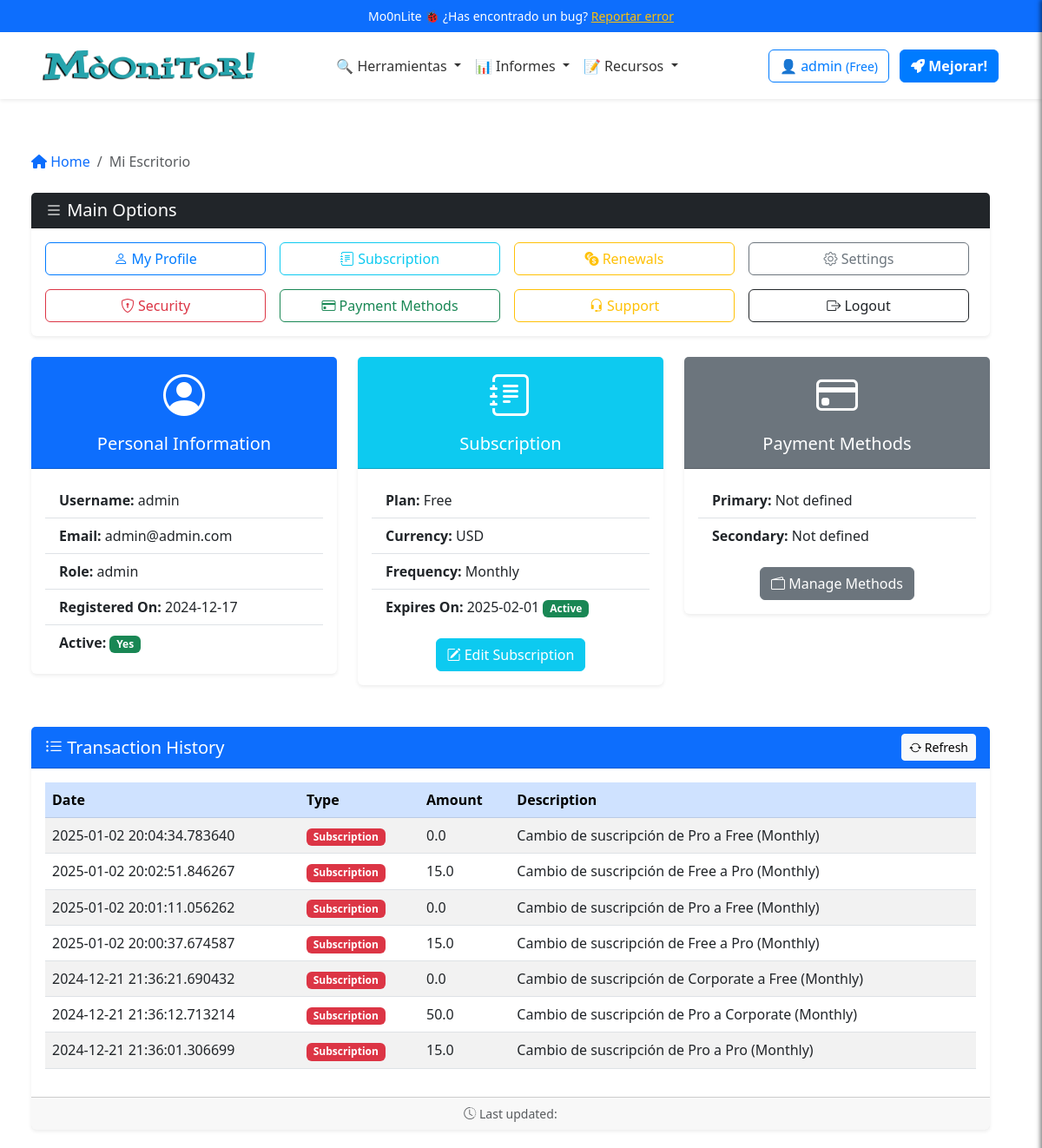
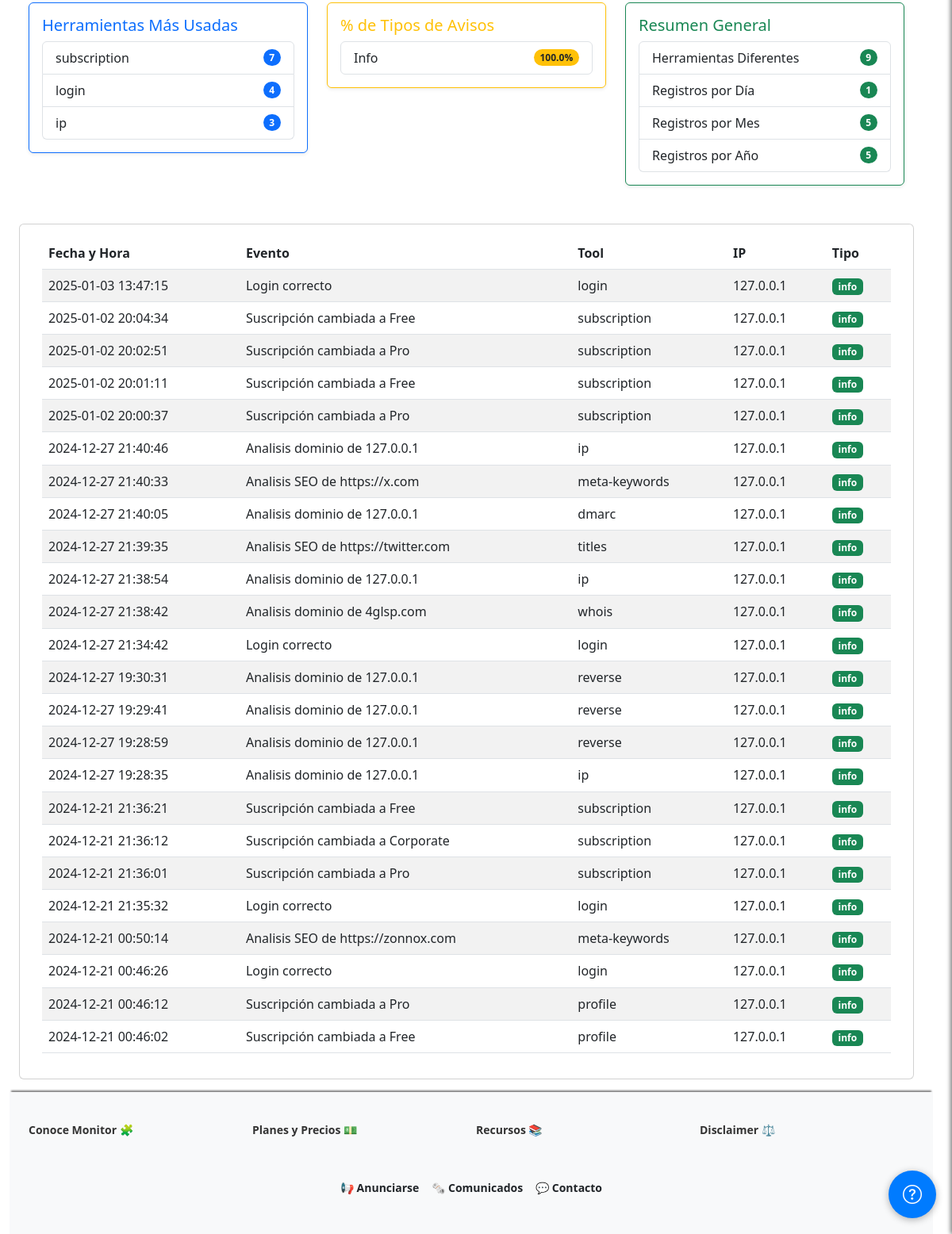
The page /dashboard (signed in) on the database its author committed (2 pictures, top to bottom).
### app/models/user_model.py (models this page shows, shortened)
class Users(UserMixin, db.Model):
    __tablename__ = 'Users'
    id = db.Column(db.Integer, primary_key=True)
    username = db.Column(db.String(80), unique=True, nullable=False)
    email = db.Column(db.String(120), unique=True, nullable=False)
    password_hash = db.Column(db.String(255), nullable=False)
    token = db.Column(db.String(255), index=True, unique=True)
    active = db.Column(db.Boolean, default=False)
    registered_on = db.Column(db.DateTime, nullable=False, default=datetime.datetime.utcnow)
    config = db.Column(JSONType)
    role = db.Column(db.String(20), nullable=False, default='usuario')
    subscription_plan = db.Column(Enum('Free', 'Pro', 'Corporate', name='subscription_plans'), default='Free')
    subscription_currency = db.Column(db.String(3), default='USD')  # ISO currency codes (e.g., USD, EUR)
    subscription_expiration = db.Column(db.DateTime, nullable=True)
    subscription_frequency = db.Column(Enum('Monthly', 'Annually', name='subscription_frequency'), default='Monthly')
    primary_payment = db.Column(JSONType, nullable=True)  # IBAN, SWIFT, etc.
    secondary_payment = db.Column(JSONType, nullable=True)
    transactions = db.relationship('Transaction', backref='user', lazy=True)
    def is_subscription_active(self):
        if not self.subscription_expiration:
            return False
        return self.subscription_expiration > datetime.datetime.utcnow()

class Transaction(db.Model):
    __tablename__ = 'Transactions'
    id = db.Column(db.Integer, primary_key=True)
    user_id = db.Column(db.Integer, db.ForeignKey('Users.id'), nullable=False)
    amount = db.Column(db.Float, nullable=False)
    transaction_type = db.Column(db.String(50), nullable=False)  # payment, refund, etc.
    description = db.Column(db.String(255), nullable=True)
    timestamp = db.Column(db.DateTime, nullable=False, default=datetime.datetime.utcnow)

class UserLog(db.Model):
    __tablename__ = 'UserLogs'
    id = db.Column(db.Integer, primary_key=True)
    user_id = db.Column(db.Integer, db.ForeignKey('Users.id'), nullable=False)
    username = db.Column(db.String(80), nullable=False)
    event = db.Column(db.String(255), nullable=False)  # Description of the event
    tool = db.Column(db.String(255), nullable=False)  # Tool used
    timestamp = db.Column(db.DateTime, nullable=False, default=datetime.datetime.utcnow)
    ip_address = db.Column(db.String(45), nullable=False)  # Supports IPv4/IPv6
    log_type = db.Column(Enum('info', 'warn', 'err', name='log_types'), nullable=False)

### app/controllers/main_controller.py (the view)
@app.route('/dashboard')
@login_required
def dashboard():
        breadcrumbs = [{'url': '/dashboard', 'text': 'Mi Escritorio'}]
        logs = UserLog.query.filter_by(user_id=current_user.id).order_by(UserLog.timestamp.desc()).all()
        stats = calculate_log_statistics(logs)
        user = Users.query.filter_by(id=current_user.id).first()
        logs = UserLog.query.filter_by(user_id=current_user.id).order_by(UserLog.timestamp.desc()).all()
        transactions = Transaction.query.filter_by(user_id=current_user.id).order_by(Transaction.timestamp.desc()).all()
        return render_template('dashboard.html',
                               logs=logs,
                               transactions = transactions,
                               user=user,
                               breadcrumbs=breadcrumbs,
                               stats=stats)

### app/templates/dashboard.html (shortened to what this page needs)
{% extends "base.html" %}
{% block content %}
{% include 'inc/breadcrumbs.html' %}
<div class="row">
  <div class="col-12 mb-4">
    <div class="card shadow-sm border-0">
      <div class="card-header bg-dark text-white d-flex justify-content-between align-items-center">
        <h2 class="h5 mb-0"><i class="bi bi-list"></i> Main Options</h2>
      </div>
      <div class="card-body">
        <div class="row row-cols-2 row-cols-md-4 g-3 text-center">
          <div class="col">
            <a href="{{ url_for('profile') }}" class="btn btn-outline-primary w-100">
              <i class="bi bi-person"></i> My Profile
            </a>
          </div>
          <div class="col">
            <a href="{{ url_for('edit_subscription') }}" class="btn btn-outline-info w-100">
              <i class="bi bi-journal-text"></i> Subscription
            </a>
          </div>
          <div class="col">
            <a href="{{ url_for('transaction_history') }}" class="btn btn-outline-warning w-100">
              <i class="bi bi-currency-exchange"></i> Renewals
            </a>
          </div>
          <div class="col">
            <a href="{{ url_for('configuracion') }}" class="btn btn-outline-secondary w-100">
              <i class="bi bi-gear"></i> Settings
            </a>
          </div>
          <div class="col">
            <a href="{{ url_for('change_password') }}" class="btn btn-outline-danger w-100">
              <i class="bi bi-shield-lock"></i> Security
            </a>
          </div>
          <div class="col">
            <a href="{{ url_for('edit_payment_methods') }}" class="btn btn-outline-success w-100">
              <i class="bi bi-credit-card"></i> Payment Methods
            </a>
          </div>
          <div class="col">
            <a href="#" class="btn btn-outline-warning w-100">
              <i class="bi bi-headset"></i> Support
            </a>
          </div>
          <div class="col">
            <a href="{{ url_for('logout') }}" class="btn btn-outline-dark w-100">
              <i class="bi bi-box-arrow-right"></i> Logout
            </a>
          </div>
        </div>
      </div>
    </div>
  </div>
</div>
<div class="row mb-4">
  <div class="col-md-4 mb-4">
    <div class="card shadow-sm border-0">
      <div class="card-header bg-primary text-white text-center">
        <i class="bi bi-person-circle" style="font-size: 3rem;"></i>
        <h5 class="mt-2">Personal Information</h5>
      </div>
      <div class="card-body">
        <ul class="list-group list-group-flush">
          <li class="list-group-item"><strong>Username:</strong> {{ user.username }}</li>
          <li class="list-group-item"><strong>Email:</strong> {{ user.email }}</li>
          <li class="list-group-item"><strong>Role:</strong> {{ user.role }}</li>
          <li class="list-group-item"><strong>Registered On:</strong> {{ user.registered_on.strftime('%Y-%m-%d') }}</li>
          <li class="list-group-item">
            <strong>Active:</strong>
            {% if user.active %}
            <span class="badge bg-success">Yes</span>
            {% else %}
            <span class="badge bg-danger">No</span>
            {% endif %}
          </li>
        </ul>
      </div>
    </div>
  </div>
  <div class="col-md-4 mb-4">
    <div class="card shadow-sm border-0">
      <div class="card-header bg-info text-white text-center">
        <i class="bi bi-journal-text" style="font-size: 3rem;"></i>
        <h5 class="mt-2">Subscription</h5>
      </div>
      <div class="card-body">
        <ul class="list-group list-group-flush">
          <li class="list-group-item"><strong>Plan:</strong> {{ user.subscription_plan }}</li>
          <li class="list-group-item"><strong>Currency:</strong> {{ user.subscription_currency }}</li>
          <li class="list-group-item"><strong>Frequency:</strong> {{ user.subscription_frequency }}</li>
          <li class="list-group-item">
            <strong>Expires On:</strong>
            {% if user.subscription_expiration %}
            {{ user.subscription_expiration.strftime('%Y-%m-%d') }}
            {% if user.is_subscription_active() %}
            <span class="badge bg-success">Active</span>
            {% else %}
            <span class="badge bg-danger">Expired</span>
            {% endif %}
            {% else %}
            No subscription
            {% endif %}
          </li>
        </ul>
        <div class="mt-3 text-center">
          <a href="{{ url_for('edit_subscription') }}" class="btn btn-info text-white">
            <i class="bi bi-pencil-square"></i> Edit Subscription
          </a>
        </div>
      </div>
    </div>
  </div>
  <div class="col-md-4 mb-4">
    <div class="card shadow-sm border-0">
      <div class="card-header bg-secondary text-white text-center">
        <i class="bi bi-credit-card" style="font-size: 3rem;"></i>
        <h5 class="mt-2">Payment Methods</h5>
      </div>
      <div class="card-body">
        <ul class="list-group list-group-flush">
          <li class="list-group-item"><strong>Primary:</strong> {{ user.primary_payment.method if user.primary_payment
            else 'Not defined' }}</li>
          <li class="list-group-item"><strong>Secondary:</strong> {{ user.secondary_payment.method if
            user.secondary_payment else 'Not defined' }}</li>
        </ul>
        <div class="mt-3 text-center">
          <a href="#" class="btn btn-secondary text-white">
            <i class="bi bi-wallet2"></i> Manage Methods
          </a>
        </div>
      </div>
    </div>
  </div>
</div>
<div class="row mb-4">
  <div class="_col-lg-10">
    <div class="card shadow-sm border-0">
      <div class="card-header bg-primary text-white d-flex justify-content-between align-items-center">
        <h2 class="h5 mb-0"><i class="bi bi-list-ul"></i> Transaction History</h2>
        <button class="btn btn-light btn-sm">
          <i class="bi bi-arrow-repeat"></i> Refresh
        </button>
      </div>
      <div class="card-body">
        {% if transactions %}
        <table id="transactionsTable" class="table table-striped table-hover align-middle">
          <thead class="table-primary">
            <tr>
              <th scope="col">Date</th>
              <th scope="col">Type</th>
              <th scope="col">Amount</th>
              <th scope="col">Description</th>
            </tr>
          </thead>
          <tbody>
            {% for transaction in transactions %}
            <tr>
              <td>{{ transaction.timestamp }}</td>
              <td>
                <span
                  class="badge {% if transaction.transaction_type == 'Credit' %}bg-success{% else %}bg-danger{% endif %}">
                  {{ transaction.transaction_type }}
                </span>
              </td>
              <td>{{ transaction.amount }}</td>
              <td>{{ transaction.description }}</td>
            </tr>
            {% endfor %}
          </tbody>
        </table>
        {% else %}
        <div class="alert alert-warning text-center" role="alert">
          <i class="bi bi-info-circle"></i> No transactions found.
        </div>
        {% endif %}
      </div>
      <div class="card-footer text-muted small text-center">
        <i class="bi bi-clock-history"></i> Last updated: {{ current_time }}
      </div>
    </div>
  </div>
</div>
<div class="row mb-4">
  <div class="col-md-4 mb-4">
    <div class="card border-primary shadow-sm">
      <div class="card-body">
        <h5 class="card-title text-primary">Herramientas Más Usadas</h5>
        <ul class="list-group">
          {% for tool, count in stats['most_used_tools'] %}
          <li class="list-group-item d-flex justify-content-between align-items-center">
            {{ tool }}
            <span class="badge bg-primary rounded-pill">{{ count }}</span>
          </li>
          {% endfor %}
        </ul>
      </div>
    </div>
  </div>
  <div class="col-md-4 mb-4">
    <div class="card border-warning shadow-sm">
      <div class="card-body">
        <h5 class="card-title text-warning">% de Tipos de Avisos</h5>
        <ul class="list-group">
          {% for log_type, percentage in stats['log_type_percentages'].items() %}
          <li class="list-group-item d-flex justify-content-between align-items-center">
            {{ log_type | capitalize }}
            <span class="badge bg-warning text-dark rounded-pill">{{ percentage|round(2) }}%</span>
          </li>
          {% endfor %}
        </ul>
      </div>
    </div>
  </div>
  <div class="col-md-4 mb-4">
    <div class="card border-success shadow-sm">
      <div class="card-body">
        <h5 class="card-title text-success">Resumen General</h5>
        <ul class="list-group">
          <li class="list-group-item d-flex justify-content-between align-items-center">
            Herramientas Diferentes
            <span class="badge bg-success rounded-pill">{{ stats['unique_tools'] }}</span>
          </li>
          <li class="list-group-item d-flex justify-content-between align-items-center">
            Registros por Día
            <span class="badge bg-success rounded-pill">{{ stats['logs_per_day'] }}</span>
          </li>
          <li class="list-group-item d-flex justify-content-between align-items-center">
            Registros por Mes
            <span class="badge bg-success rounded-pill">{{ stats['logs_per_month'] }}</span>
          </li>
          <li class="list-group-item d-flex justify-content-between align-items-center">
            Registros por Año
            <span class="badge bg-success rounded-pill">{{ stats['logs_per_year'] }}</span>
          </li>
        </ul>
      </div>
    </div>
  </div>
</div>
<div class="row mb-3">
  <div class="card">
    <div class="card-body">
      {% if logs %}
      <table id="logsTable" class="table table-striped">
        <thead>
          <tr>
            <th>Fecha y Hora</th>
            <th>Evento</th>
            <th>Tool</th>
            <th>IP</th>
            <th>Tipo</th>
          </tr>
        </thead>
        <tbody>
          {% for log in logs %}
          <tr>
            <td>{{ log.timestamp.strftime('%Y-%m-%d %H:%M:%S') }}</td>
            <td>{{ log.event }}</td>
            <td>{{ log.tool }}</td>
            <td>{{ log.ip_address }}</td>
            <td>
              <span
                class="badge {% if log.log_type == 'info' %}bg-success{% elif log.log_type == 'warn' %}bg-warning{% else %}bg-danger{% endif %}">
                {{ log.log_type }}
              </span>
            </td>
          </tr>
          {% endfor %}
        </tbody>
      </table>
      {% else %}
      <p>No hay registros de actividad disponibles.</p>
      {% endif %}
    </div>
  </div>
</div>
{% endblock %}

### app/templates/inc/navbar.html (shortened to what this page needs)
<nav class="navbar navbar-expand-lg navbar-light bg-white shadow-sm">
  <div class="container">
    <a class="navbar-brand mx-auto" href="{{ url_for('index') }}">
      <img src="{{ url_for('static', filename='logo.png') }}" alt="Logo" height="50"
        class="d-inline-block align-text-top">
    </a>
    <div class="collapse navbar-collapse justify-content-center" id="navbarNav">
      <ul class="navbar-nav align-items-center">
        <li class="nav-item dropdown">
          <a class="nav-link dropdown-toggle" href="#" id="domainDnsDropdown" role="button" data-bs-toggle="dropdown"
            aria-expanded="false">
            🔍 Herramientas
          </a>
        </li>
        <li class="nav-item dropdown">
          <a class="nav-link dropdown-toggle" href="#" id="domainDnsDropdown" role="button" data-bs-toggle="dropdown"
            aria-expanded="false">
            📊 Informes
          </a>
        </li>
        <li class="nav-item dropdown">
          <a class="nav-link dropdown-toggle" href="#" id="domainDnsDropdown" role="button" data-bs-toggle="dropdown"
            aria-expanded="false">
            📝 Recursos
          </a>
        </li>
      </ul>
    </div>
    <div class="d-flex align-items-center ms-3">
      {% if current_user.is_authenticated %}
      <a href="/dashboard" class="btn btn-outline-primary me-2"><span class="item-responsive">👤 {{
          current_user.username
          }} <small>({{ current_user.subscription_plan }})</small></a>
      {% if current_user.subscription_plan == "Free" %}
      <a class="btn btn-primary me-2 ms-1 text-decoration-none fw-semibold"
        href="{{ url_for('edit_subscription') }}"><i class="fa-solid fa-rocket"></i>
        Mejorar!</a>
      {% endif %}
      {% else %}
      <a class="btn btn-outline-primary me-2 ms-1" href="{{ url_for('login') }}"><i class="fa-solid fa-key"></i>
        Entrar</a>
      <a class="btn btn-primary me-2 ms-1" href="{{ url_for('register') }}"><i class="fa-solid fa-crown"></i>
        Empezar gratis</a></li>
      {%endif%}
    </div>
  </div>
</nav>

### rows shown on the page
Users: username "admin", subscription_plan "Free", email "admin@admin.com", role "admin", registered_on "2024-12-17", subscription_currency "USD", subscription_frequency "Monthly", subscription_expiration "2025-02-01", primary_payment "Not defined", secondary_payment "Not defined"
UserLog: tool "subscription", count "7", timestamp "2025-01-02 20:04:34", event "Suscripción cambiada a Free", ip_address "127.0.0.1", log_type "info"
UserLog: tool "login", count "4", timestamp "2025-01-03 13:47:15", event "Login correcto", ip_address "127.0.0.1", log_type "info"
UserLog: tool "ip", count "3", timestamp "2024-12-27 21:40:46", event "Analisis dominio de 127.0.0.1", ip_address "127.0.0.1", log_type "info"
UserLog: timestamp "2025-01-02 20:02:51", event "Suscripción cambiada a Pro", tool "subscription", ip_address "127.0.0.1", log_type "info"
UserLog: timestamp "2025-01-02 20:01:11", event "Suscripción cambiada a Free", tool "subscription", ip_address "127.0.0.1", log_type "info"
UserLog: timestamp "2025-01-02 20:00:37", event "Suscripción cambiada a Pro", tool "subscription", ip_address "127.0.0.1", log_type "info"
UserLog: timestamp "2024-12-27 21:40:33", event "Analisis SEO de https://x.com", tool "meta-keywords", ip_address "127.0.0.1", log_type "info"
UserLog: timestamp "2024-12-27 21:40:05", event "Analisis dominio de 127.0.0.1", tool "dmarc", ip_address "127.0.0.1", log_type "info"
UserLog: timestamp "2024-12-27 21:39:35", event "Analisis SEO de https://twitter.com", tool "titles", ip_address "127.0.0.1", log_type "info"
UserLog: timestamp "2024-12-27 21:38:54", event "Analisis dominio de 127.0.0.1", tool "ip", ip_address "127.0.0.1", log_type "info"
UserLog: timestamp "2024-12-27 21:38:42", event "Analisis dominio de 4glsp.com", tool "whois", ip_address "127.0.0.1", log_type "info"
UserLog: timestamp "2024-12-27 21:34:42", event "Login correcto", tool "login", ip_address "127.0.0.1", log_type "info"
UserLog: timestamp "2024-12-27 19:30:31", event "Analisis dominio de 127.0.0.1", tool "reverse", ip_address "127.0.0.1", log_type "info"
UserLog: timestamp "2024-12-27 19:29:41", event "Analisis dominio de 127.0.0.1", tool "reverse", ip_address "127.0.0.1", log_type "info"
UserLog: timestamp "2024-12-27 19:28:59", event "Analisis dominio de 127.0.0.1", tool "reverse", ip_address "127.0.0.1", log_type "info"
UserLog: timestamp "2024-12-27 19:28:35", event "Analisis dominio de 127.0.0.1", tool "ip", ip_address "127.0.0.1", log_type "info"
UserLog: timestamp "2024-12-21 21:36:21", event "Suscripción cambiada a Free", tool "subscription", ip_address "127.0.0.1", log_type "info"
UserLog: timestamp "2024-12-21 21:36:12", event "Suscripción cambiada a Corporate", tool "subscription", ip_address "127.0.0.1", log_type "info"
UserLog: timestamp "2024-12-21 21:36:01", event "Suscripción cambiada a Pro", tool "subscription", ip_address "127.0.0.1", log_type "info"
UserLog: timestamp "2024-12-21 21:35:32", event "Login correcto", tool "login", ip_address "127.0.0.1", log_type "info"
UserLog: timestamp "2024-12-21 00:50:14", event "Analisis SEO de https://zonnox.com", tool "meta-keywords", ip_address "127.0.0.1", log_type "info"
UserLog: timestamp "2024-12-21 00:46:26", event "Login correcto", tool "login", ip_address "127.0.0.1", log_type "info"
UserLog: timestamp "2024-12-21 00:46:12", event "Suscripción cambiada a Pro", tool "profile", ip_address "127.0.0.1", log_type "info"
UserLog: timestamp "2024-12-21 00:46:02", event "Suscripción cambiada a Free", tool "profile", ip_address "127.0.0.1", log_type "info"

### other values the page prints
{{ crumb.text }} "Mi Escritorio"
{{ log_type | capitalize }} "Info"
{{ percentage|round(2) }} "100.0"
{{ stats['unique_tools'] }} "9"
{{ stats['logs_per_day'] }} "1"
{{ stats['logs_per_month'] }} "5"
{{ stats['logs_per_year'] }} "5"
